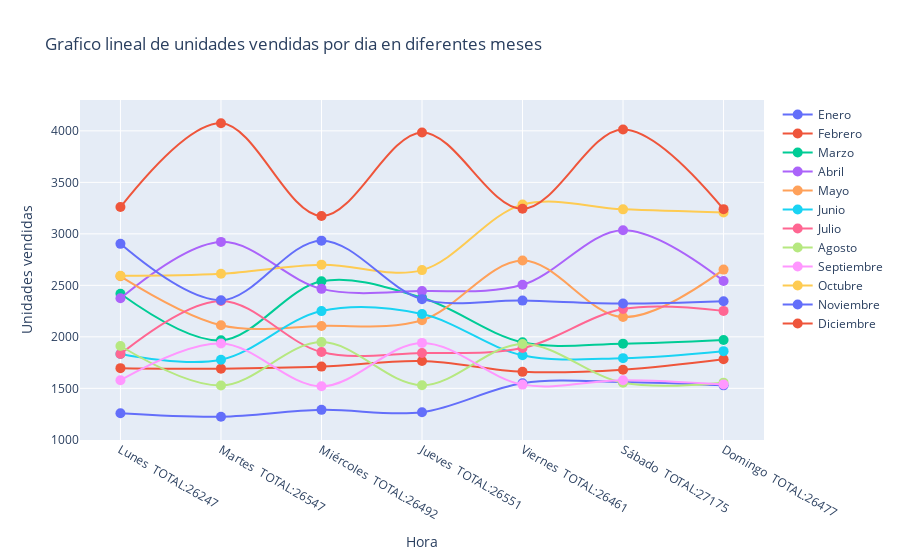

Notebook code for this chart:
### Markdown cell above
* Evaluar las ventas por dia de la semana en un grafico en forma lineal superponiendo las ventas.

### Code cell
# Crear un objeto figura para el gráfico
fig = go.Figure()

# Lista para almacenar los datos de ventas por hora de cada mes
ventas_pordia_pormes = []
etiquetas = []

# Iterar a través de cada mes en la lista 'meses'
for mes in meses:
    # Obtener el DataFrame correspondiente al mes
    dataframe_mes = dataframes[mes]
    
    # Realizar algún procesamiento de datos específico (reemplaza con tu propio procesamiento)
    dataframe_mes = extraer_datos(dataframe_mes)  # Reemplaza esto con el procesamiento que necesites
    
    # Calcular el número de ventas por hora para este mes y almacenarlo en 'Ventas_por_hora'
    Ventas_por_dia = dataframe_mes.groupby('strDia')['Cantidad Pedida'].count()
    
    # Agregar los datos de ventas por hora de este mes a la lista 'ventas_por_hora_por_mes'
    ventas_pordia_pormes.append(Ventas_por_dia.tolist())

total_pordia_pormes = np.sum(ventas_pordia_pormes, axis=0)
for i in range(len(dias_semana)):
    etiquetas.append( dias_semana[i] + "\n TOTAL:" + str(total_pordia_pormes[i]))

# Iterar sobre la lista de datos y agregar cada mes al objeto figura 'fig'
for i, mes in enumerate(meses):
    fig.add_trace(go.Scatter(
        x=etiquetas,  # Eje X: Horas del día
        y=ventas_pordia_pormes[i],  # Eje Y: Datos de ventas por hora para este mes
        mode='lines+markers',  # Tipo de gráfico: líneas
        name=mes,  # Etiqueta para la leyenda del gráfico
        line=dict(width=2, shape='spline'),  # Configuración de las líneas del gráfico
        marker=dict(size=10)  # Configuración de las marcas del gráfico
    ))

# Configurar los ejes y los títulos del gráfico
fig.update_layout(
    title="Grafico lineal de unidades vendidas por dia en diferentes meses",  # Título del gráfico
    xaxis=dict(title="Hora", tickvals=Horas),  # Configuración del eje X
    yaxis=dict(title="Unidades vendidas", side="left"),  # Configuración del eje Y
    legend=dict(y=0.3, yanchor='bottom'),  # Configuración de la leyenda
)

# Mostrar el gráfico
fig.show()
#ventas_pordia_pormes = np.sum(ventas_pordia_pormes, axis=0)

### Figure 1 — Plotly figure (JSON) as saved in the notebook; plotly's stock layout.template omitted (floating-point values rounded to 4 significant figures)
{"data": [{"line": {"shape": "spline", "width": 2}, "marker": {"size": 10}, "mode": "lines+markers", "name": "Enero", "type": "scatter", "x": ["Lunes\n TOTAL:26247", "Martes\n TOTAL:26547", "Miércoles\n TOTAL:26492", "Jueves\n TOTAL:26551", "Viernes\n TOTAL:26461", "Sábado\n TOTAL:27175", "Domingo\n TOTAL:26477"], "y": [1258, 1224, 1291, 1268, 1549, 1562, 1529]}, {"line": {"shape": "spline", "width": 2}, "marker": {"size": 10}, "mode": "lines+markers", "name": "Febrero", "type": "scatter", "x": ["Lunes\n TOTAL:26247", "Martes\n TOTAL:26547", "Miércoles\n TOTAL:26492", "Jueves\n TOTAL:26551", "Viernes\n TOTAL:26461", "Sábado\n TOTAL:27175", "Domingo\n TOTAL:26477"], "y": [1696, 1691, 1711, 1765, 1660, 1681, 1782]}, {"line": {"shape": "spline", "width": 2}, "marker": {"size": 10}, "mode": "lines+markers", "name": "Marzo", "type": "scatter", "x": ["Lunes\n TOTAL:26247", "Martes\n TOTAL:26547", "Miércoles\n TOTAL:26492", "Jueves\n TOTAL:26551", "Viernes\n TOTAL:26461", "Sábado\n TOTAL:27175", "Domingo\n TOTAL:26477"], "y": [2419, 1966, 2539, 2379, 1947, 1934, 1970]}, {"line": {"shape": "spline", "width": 2}, "marker": {"size": 10}, "mode": "lines+markers", "name": "Abril", "type": "scatter", "x": ["Lunes\n TOTAL:26247", "Martes\n TOTAL:26547", "Miércoles\n TOTAL:26492", "Jueves\n TOTAL:26551", "Viernes\n TOTAL:26461", "Sábado\n TOTAL:27175", "Domingo\n TOTAL:26477"], "y": [2374, 2922, 2466, 2444, 2505, 3035, 2543]}, {"line": {"shape": "spline", "width": 2}, "marker": {"size": 10}, "mode": "lines+markers", "name": "Mayo", "type": "scatter", "x": ["Lunes\n TOTAL:26247", "Martes\n TOTAL:26547", "Miércoles\n TOTAL:26492", "Jueves\n TOTAL:26551", "Viernes\n TOTAL:26461", "Sábado\n TOTAL:27175", "Domingo\n TOTAL:26477"], "y": [2588, 2113, 2106, 2161, 2741, 2192, 2653]}, {"line": {"shape": "spline", "width": 2}, "marker": {"size": 10}, "mode": "lines+markers", "name": "Junio", "type": "scatter", "x": ["Lunes\n TOTAL:26247", "Martes\n TOTAL:26547", "Miércoles\n TOTAL:26492", "Jueves\n TOTAL:26551", "Viernes\n TOTAL:26461", "Sábado\n TOTAL:27175", "Domingo\n TOTAL:26477"], "y": [1833, 1777, 2250, 2221, 1821, 1793, 1861]}, {"line": {"shape": "spline", "width": 2}, "marker": {"size": 10}, "mode": "lines+markers", "name": "Julio", "type": "scatter", "x": ["Lunes\n TOTAL:26247", "Martes\n TOTAL:26547", "Miércoles\n TOTAL:26492", "Jueves\n TOTAL:26551", "Viernes\n TOTAL:26461", "Sábado\n TOTAL:27175", "Domingo\n TOTAL:26477"], "y": [1833, 2349, 1852, 1843, 1892, 2270, 2252]}, {"line": {"shape": "spline", "width": 2}, "marker": {"size": 10}, "mode": "lines+markers", "name": "Agosto", "type": "scatter", "x": ["Lunes\n TOTAL:26247", "Martes\n TOTAL:26547", "Miércoles\n TOTAL:26492", "Jueves\n TOTAL:26551", "Viernes\n TOTAL:26461", "Sábado\n TOTAL:27175", "Domingo\n TOTAL:26477"], "y": [1911, 1527, 1949, 1530, 1931, 1554, 1555]}, {"line": {"shape": "spline", "width": 2}, "marker": {"size": 10}, "mode": "lines+markers", "name": "Septiembre", "type": "scatter", "x": ["Lunes\n TOTAL:26247", "Martes\n TOTAL:26547", "Miércoles\n TOTAL:26492", "Jueves\n TOTAL:26551", "Viernes\n TOTAL:26461", "Sábado\n TOTAL:27175", "Domingo\n TOTAL:26477"], "y": [1579, 1936, 1520, 1941, 1536, 1579, 1538]}, {"line": {"shape": "spline", "width": 2}, "marker": {"size": 10}, "mode": "lines+markers", "name": "Octubre", "type": "scatter", "x": ["Lunes\n TOTAL:26247", "Martes\n TOTAL:26547", "Miércoles\n TOTAL:26492", "Jueves\n TOTAL:26551", "Viernes\n TOTAL:26461", "Sábado\n TOTAL:27175", "Domingo\n TOTAL:26477"], "y": [2593, 2612, 2701, 2648, 3284, 3238, 3208]}, {"line": {"shape": "spline", "width": 2}, "marker": {"size": 10}, "mode": "lines+markers", "name": "Noviembre", "type": "scatter", "x": ["Lunes\n TOTAL:26247", "Martes\n TOTAL:26547", "Miércoles\n TOTAL:26492", "Jueves\n TOTAL:26551", "Viernes\n TOTAL:26461", "Sábado\n TOTAL:27175", "Domingo\n TOTAL:26477"], "y": [2903, 2356, 2934, 2366, 2352, 2323, 2346]}, {"line": {"shape": "spline", "width": 2}, "marker": {"size": 10}, "mode": "lines+markers", "name": "Diciembre", "type": "scatter", "x": ["Lunes\n TOTAL:26247", "Martes\n TOTAL:26547", "Miércoles\n TOTAL:26492", "Jueves\n TOTAL:26551", "Viernes\n TOTAL:26461", "Sábado\n TOTAL:27175", "Domingo\n TOTAL:26477"], "y": [3260, 4074, 3173, 3985, 3243, 4014, 3240]}], "layout": {"legend": {"y": 0.3, "yanchor": "bottom"}, "title": {"text": "Grafico lineal de unidades vendidas por dia en diferentes meses"}, "xaxis": {"tickvals": [0, 1, 2, 3, 4, 5, 6, 7, 8, 9, 10, 11, 12, 13, 14, 15, 16, 17, 18, 19, 20, 21, 22, 23], "title": {"text": "Hora"}}, "yaxis": {"side": "left", "title": {"text": "Unidades vendidas"}}}}
